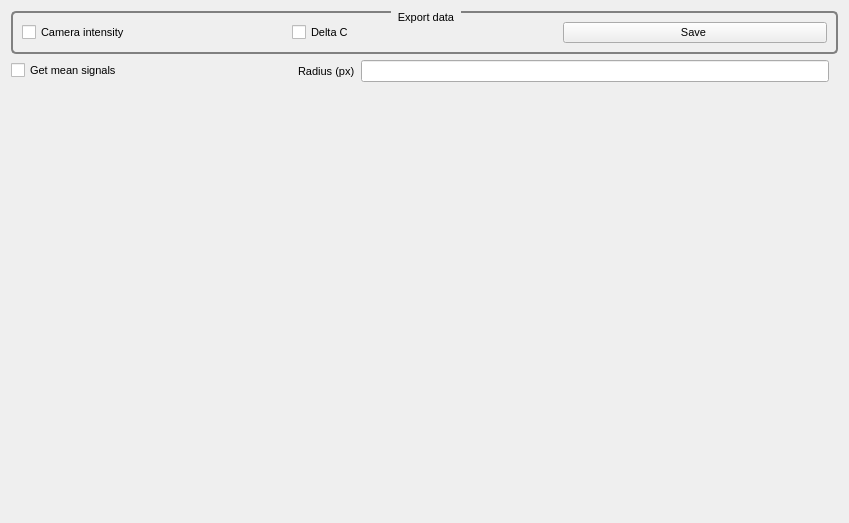
<?xml version="1.0" encoding="UTF-8"?>
<ui version="4.0">
 <class>HSaveData</class>
 <widget class="QWidget" name="HSaveData">
  <property name="geometry">
   <rect>
    <x>0</x>
    <y>0</y>
    <width>849</width>
    <height>523</height>
   </rect>
  </property>
  <property name="windowTitle">
   <string>Form</string>
  </property>
  <layout class="QGridLayout" name="gridLayout">
   <item row="4" column="0" colspan="3">
    <widget class="QGroupBox" name="groupBox">
     <property name="font">
      <font>
       <pointsize>8</pointsize>
      </font>
     </property>
     <property name="styleSheet">
      <string notr="true"> QGroupBox {

     border: 2px solid gray;
     border-radius: 5px;
     margin-top: 5ex; /* leave space at the top for the title */
 }
 QGroupBox::title {
     subcontrol-origin: margin;
     subcontrol-position: top center; /* position at the top center */
     padding: 0 5px;
 }


</string>
     </property>
     <property name="title">
      <string>Export data</string>
     </property>
     <property name="alignment">
      <set>Qt::AlignmentFlag::AlignCenter</set>
     </property>
     <layout class="QGridLayout" name="gridLayout_2">
      <item row="0" column="2">
       <widget class="QCheckBox" name="_Delta_C">
        <property name="font">
         <font>
          <pointsize>8</pointsize>
         </font>
        </property>
        <property name="text">
         <string>Delta C</string>
        </property>
       </widget>
      </item>
      <item row="0" column="1">
       <widget class="QCheckBox" name="_intensity">
        <property name="font">
         <font>
          <pointsize>8</pointsize>
         </font>
        </property>
        <property name="text">
         <string>Camera intensity</string>
        </property>
       </widget>
      </item>
      <item row="0" column="3">
       <widget class="QPushButton" name="_save_results">
        <property name="font">
         <font>
          <pointsize>8</pointsize>
         </font>
        </property>
        <property name="text">
         <string>Save </string>
        </property>
       </widget>
      </item>
     </layout>
    </widget>
   </item>
   <item row="6" column="2">
    <spacer name="verticalSpacer">
     <property name="font">
      <font>
       <pointsize>8</pointsize>
      </font>
     </property>
     <property name="orientation">
      <enum>Qt::Orientation::Vertical</enum>
     </property>
     <property name="sizeHint" stdset="0">
      <size>
       <width>20</width>
       <height>40</height>
      </size>
     </property>
    </spacer>
   </item>
   <item row="5" column="1" colspan="2">
    <widget class="QWidget" name="_Mean_ROI" native="true">
     <property name="font">
      <font>
       <pointsize>8</pointsize>
      </font>
     </property>
     <layout class="QHBoxLayout" name="horizontalLayout_2" stretch="0,1">
      <property name="topMargin">
       <number>0</number>
      </property>
      <property name="bottomMargin">
       <number>0</number>
      </property>
      <item>
       <widget class="QLabel" name="label_2">
        <property name="font">
         <font>
          <pointsize>8</pointsize>
         </font>
        </property>
        <property name="text">
         <string>Radius (px)</string>
        </property>
       </widget>
      </item>
      <item>
       <widget class="HValueEdit" name="_radius_Mean_ROI">
        <property name="font">
         <font>
          <pointsize>8</pointsize>
         </font>
        </property>
       </widget>
      </item>
     </layout>
    </widget>
   </item>
   <item row="5" column="0">
    <widget class="QCheckBox" name="_Mean_ROI_box">
     <property name="font">
      <font>
       <pointsize>8</pointsize>
      </font>
     </property>
     <property name="text">
      <string>Get mean signals</string>
     </property>
    </widget>
   </item>
  </layout>
 </widget>
 <customwidgets>
  <customwidget>
   <class>HValueEdit</class>
   <extends>QLineEdit</extends>
   <header>HValueEdit.h</header>
  </customwidget>
 </customwidgets>
 <resources/>
 <connections/>
</ui>
